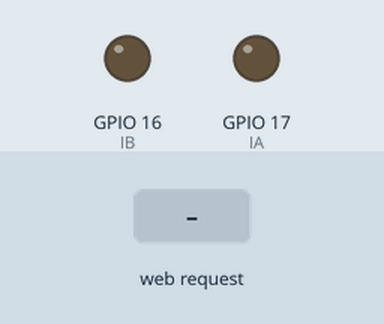
A sketch run on a simulated ESP32. Parts: output pins drawn as LEDs (lit = HIGH). The inputs (shaded band) are chosen by the test bench. WiFi joins after 1.5 s; servers stay silent unless stated; what the sketch prints to the serial monitor is not drawn.

Above: at 2.7 s.
2.8 s: HTTP request GET /FON received
At 4.0 s:
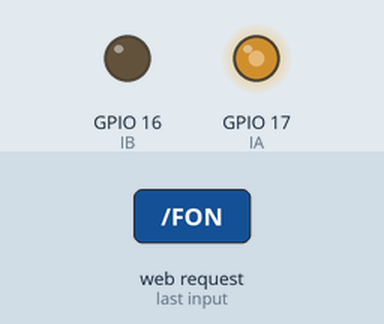
4.3 s: HTTP request GET /BON received
At 5.3 s:
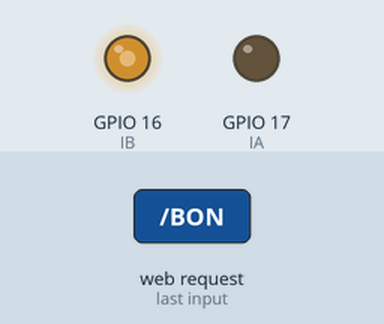
Timing chart, 0 to 7.3 s (numbered marks = the images above; inputs shaded):
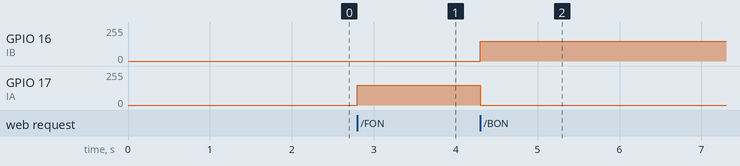

The sketch:

20221103_33.ino
```cpp
#include <WiFi.h>
#include <WebServer.h>
#include <WiFiClient.h>
#include <analogWrite.h>

const char* ssid = "";  //名稱
const char* password = ""; //密碼
WebServer server(80);
int M=0;
const int IA = 17;  //順
const int IB = 16;  //反

void setup() {
  // put your setup code here, to run once:
  pinMode(IA,OUTPUT);
  pinMode(IB,OUTPUT);
  Serial.begin(115200);
  WiFi.begin(ssid, password);
  while(WiFi.status() != WL_CONNECTED){
    delay(500);
    Serial.print(".");
  }
  Serial.println("WiFi Connected");
  Serial.println(WiFi.localIP());
  server.on("/",handleRoot);
  server.on("/FON",fon);
  server.on("/BON",bon);
  server.on("/OFF",off);
  server.begin();
}
void loop() {
  // put your main code here, to run repeatedly:
  server.handleClient();
  if(M == 1){
    analogWrite(IA,150);
    analogWrite(IB,0);
  }else if(M == 2){
    analogWrite(IA,0);
    analogWrite(IB,150);
  }else if(M == 3){
    analogWrite(IA,0);
    analogWrite(IB,0);
  }
}

void handleRoot() {
  server.send(200, "text/plain", "5A9G0018");
}

void fon() {
  server.send(200, "text/plain","FON");
  M = 1;
}
void bon() {
  server.send(200, "text/plain","BON");
  M = 2;
}
void off() {
  server.send(200, "text/plain","OFF");
  M = 3;
}
```

Measured:
- after the input at 2.8 s, GPIO 17 (IA): 0/255 → 150/255 at once
- after the input at 4.3 s, GPIO 16 (IB): 0/255 → 150/255 at once; GPIO 17 (IA): 150/255 → 0/255 at once
